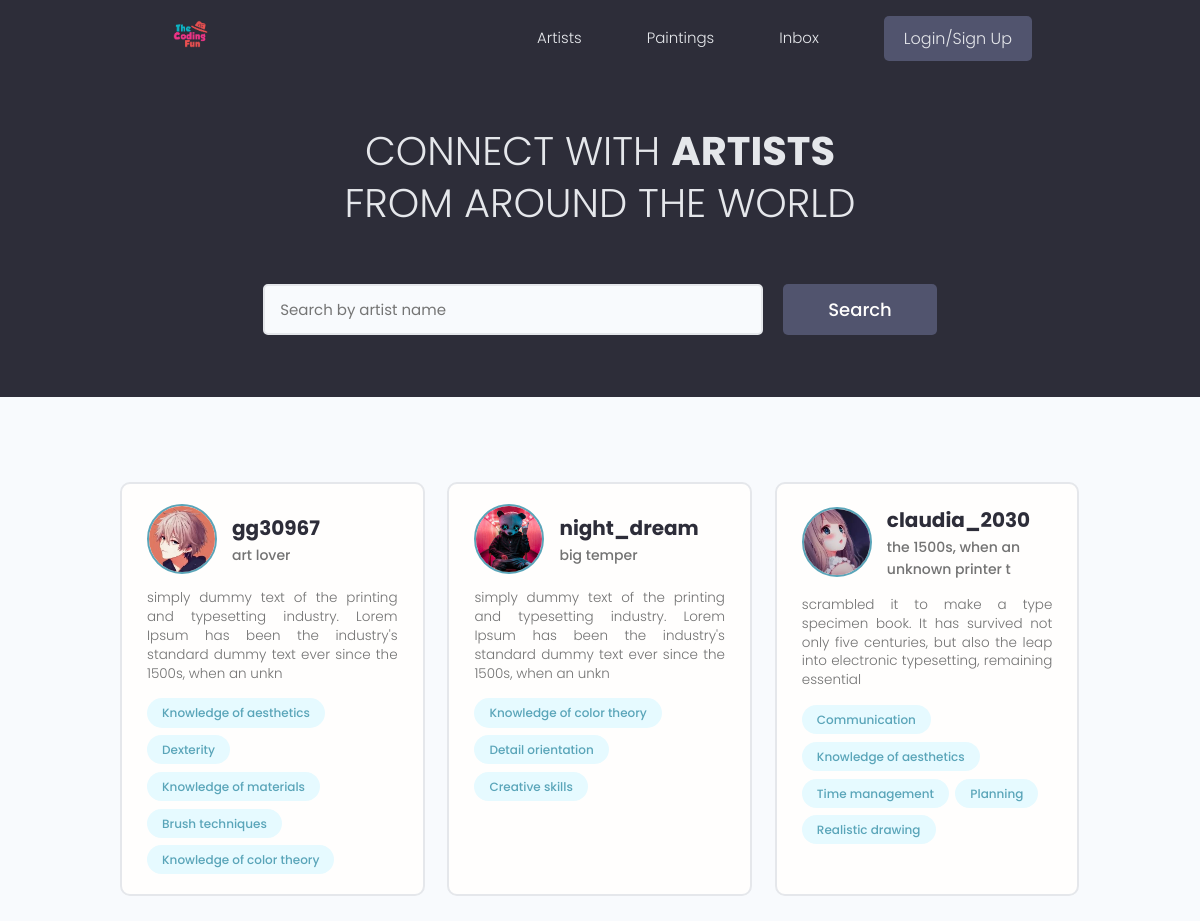
The app's page /, older data.
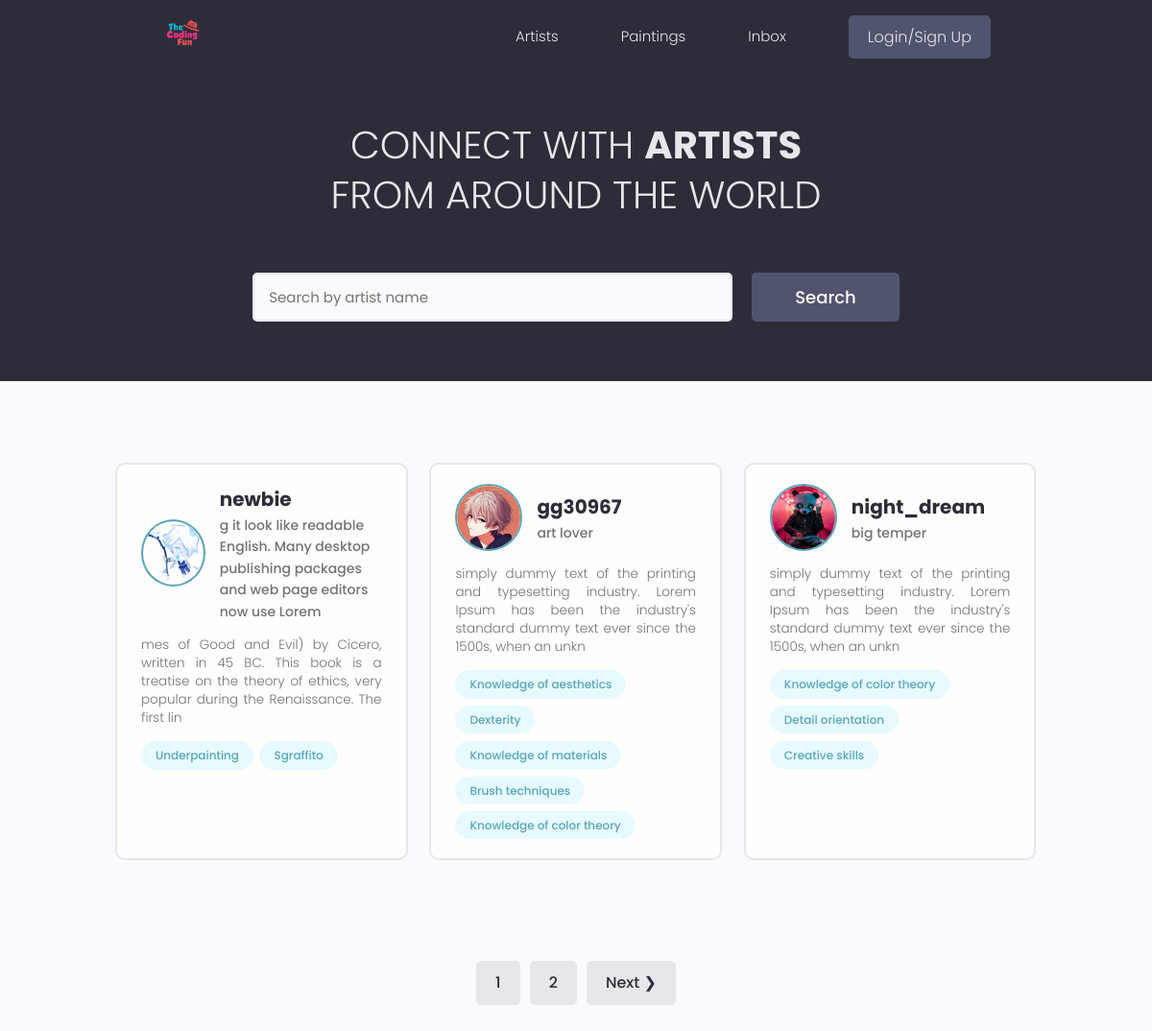
The same page, newer data.
### users/models.py (models this page shows, shortened)
class Profile(models.Model):
    user = models.OneToOneField(User, on_delete=models.CASCADE, null=True, blank=True)
    name = models.CharField(max_length=200, blank=True, null=True)
    username = models.CharField(max_length=200, blank=True, null=True)
    location = models.CharField(max_length=200, blank=True, null=True)
    email = models.EmailField(max_length=200, blank=True, null=True)
    short_intro = models.CharField(max_length=200, blank=True, null=True)
    bio = models.TextField(blank=True, null=True)
    profile_image = models.ImageField(null=True, blank=True, upload_to="profiles/", default="profiles/default.jpg")
    social_github = models.CharField(max_length=200, blank=True, null=True)
    social_twitter = models.CharField(max_length=200, blank=True, null=True)
    social_linkedin = models.CharField(max_length=200, blank=True, null=True)
    social_website = models.CharField(max_length=200, blank=True, null=True)
    created = models.DateTimeField(auto_now_add=True)
    id = models.UUIDField(default=uuid.uuid4, unique=True, primary_key=True, editable=False)
    @property
    def imageURL(self):
        try:
            url = self.profile_image.url
        except:
            url = ""
        return url

class Skill(models.Model):
    owner = models.ForeignKey(Profile, on_delete=models.CASCADE, null=True, blank=True)
    name = models.CharField(max_length=200, null=True, blank=True)
    description = models.TextField(null=True, blank=True)
    created = models.DateTimeField(auto_now_add=True)
    id = models.UUIDField(default=uuid.uuid4, unique=True, primary_key=True, editable=False)
    def __str__(self):
        return str(self.name)

### users/views.py (the view)
# urls.py: path("", views.profiles, name = "profiles"),
def profiles(request):
    profiles, search_query = searchProfile(request)
    profiles, custom_range = paginateProfiles(request, profiles, 3)
    context = {"profiles": profiles, "search_query": search_query, "custom_range": custom_range}
    return render(request, "users/profiles.html", context)

### users/utils.py (called while the page is built)
def paginateProfiles(request, profiles, num_per_page):
    page = request.GET.get("page")
    paginator = Paginator(profiles, num_per_page)
    try:
        profiles = paginator.page(page)
    except PageNotAnInteger:
        page = 1
        profiles = paginator.page(page)
    except EmptyPage:
        page = paginator.num_pages
        profiles = paginator.page(page)
    left_index = max(int(page)-3, 1)
    right_index = min(left_index + 4, paginator.num_pages + 1)
    custom_range = range(left_index, right_index)
    return profiles, custom_range

def searchProfile(request):
    search_query = ""
    if request.GET.get("search_query"):
        search_query = request.GET.get("search_query")
        print(search_query)
    skills = Skill.objects.filter(name__iexact=search_query)
    profiles = Profile.objects.distinct().filter(
        Q(username__icontains=search_query) |
        Q(short_intro__icontains=search_query) |
        Q(skill__in=skills))
    return profiles, search_query

### users/templates/users/profiles.html (shortened to what this page needs)
{% extends 'main.html' %}
{% block content %}
<main class="home">
    <section class="hero-section text-center">
        <div class="container container--narrow">
            <div class="hero-section__box">
                <h2>CONNECT WITH <span>ARTISTS</span></h2>
                <h2>FROM AROUND THE WORLD</h2>
            </div>
            <div class="hero-section__search">
                <form class="form" action="{% url 'profiles' %}" method="get" id="searchForm">
                    <div class="form__field">
                        <input class="input input--text" id="formInput#search" type="text" name="search_query"
                            value="{{search_query}}" placeholder="Search by artist name" />
                    </div>
                    <input class="btn btn--sub btn--lg" type="submit" value="Search" />
                </form>
            </div>
        </div>
    </section>
    <section class="devlist">
        <div class="container">
            <div class="grid grid--three">
                {% for profile in profiles %}
                <div class="column card">
                    <div class="dev">
                        <a href="{% url 'single-profile' profile.id %}" class="card__body">
                            <div class="dev__profile">
                                <img class="avatar avatar--md" src="{{ profile.imageURL}}" alt="image" />
                                <div class="dev__meta">
                                    <h3>{{profile.username}}</h3>
                                    <h5>{{profile.short_intro}}</h5>
                                </div>
                            </div>
                            <p class="dev__info">
                                {{profile.bio|slice:"150"}}
                            </p>
                            <div class="dev__skills">
                                {% for skill in profile.skill_set.all|slice:"5" %}
                                <span class="tag tag--pill tag--main">
                                    <small>{{skill}}</small>
                                </span>
                                {% endfor %}
                            </div>
                        </a>
                    </div>
                </div>
                {% endfor %}
            </div>
        </div>
    </section>
    {% include 'pagination.html' with query_set=profiles custom_range=custom_range %}
</main>
{% endblock content %}

Row changes from the older to the newer data that the page shows:
no longer on this page (row edited): Profile: imageURL (picture), username "claudia_2030", short_intro "the 1500s, when an unknown printer t", bio "scrambled it to make a type specimen book. It has survived not only five centuries, but also the leap into electronic typesetting, remaining essential"
no longer on this page (row unchanged): Skill: name "Communication", shown under "claudia_2030"
no longer on this page (row unchanged): Skill: name "Knowledge of aesthetics", shown under "claudia_2030"
no longer on this page (row unchanged): Skill: name "Time management", shown under "claudia_2030"
no longer on this page (row unchanged): Skill: name "Planning", shown under "claudia_2030"
no longer on this page (row edited): Skill: name "Realistic drawing", shown under "claudia_2030"
added Profile: imageURL (placeholder picture), username "newbie", short_intro "g it look like readable English. Many desktop publishing packages and web page editors now use Lorem", bio "mes of Good and Evil) by Cicero, written in 45 BC. This book is a treatise on the theory of ethics, very popular during the Renaissance. The first lin"
added Skill: name "Underpainting", shown under "newbie"
added Skill: name "Sgraffito", shown under "newbie"
Text that changed along with them:
new list line: "1"
new list line: "2"
text now shown: "Next ❯"
